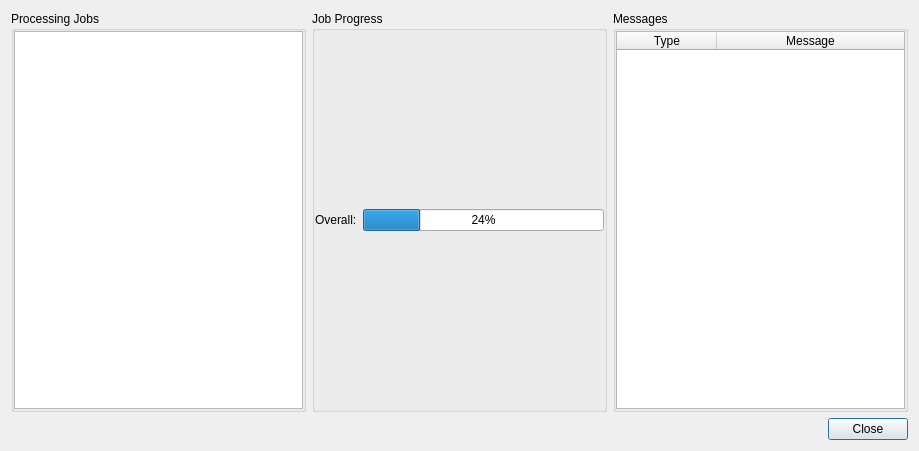
<?xml version="1.0" encoding="UTF-8"?>
<ui version="4.0">
 <class>ProgressWindow</class>
 <widget class="QDialog" name="ProgressWindow">
  <property name="geometry">
   <rect>
    <x>0</x>
    <y>0</y>
    <width>919</width>
    <height>451</height>
   </rect>
  </property>
  <property name="windowTitle">
   <string>Dialog</string>
  </property>
  <layout class="QVBoxLayout" name="verticalLayout">
   <item>
    <layout class="QHBoxLayout" name="horizontalLayout">
     <item>
      <widget class="QGroupBox" name="groupBox_2">
       <property name="title">
        <string>Processing Jobs</string>
       </property>
       <layout class="QHBoxLayout" name="horizontalLayout_2">
        <property name="leftMargin">
         <number>0</number>
        </property>
        <property name="topMargin">
         <number>0</number>
        </property>
        <property name="rightMargin">
         <number>0</number>
        </property>
        <property name="bottomMargin">
         <number>0</number>
        </property>
        <item>
         <widget class="QTreeView" name="treeView"/>
        </item>
       </layout>
      </widget>
     </item>
     <item>
      <widget class="QGroupBox" name="groupBox_3">
       <property name="title">
        <string>Job Progress</string>
       </property>
       <layout class="QVBoxLayout" name="verticalLayout_4">
        <property name="spacing">
         <number>3</number>
        </property>
        <property name="leftMargin">
         <number>0</number>
        </property>
        <property name="topMargin">
         <number>0</number>
        </property>
        <property name="rightMargin">
         <number>0</number>
        </property>
        <property name="bottomMargin">
         <number>0</number>
        </property>
        <item>
         <layout class="QVBoxLayout" name="verticalLayout_2">
          <item>
           <layout class="QHBoxLayout" name="horizontalLayout_3">
            <item>
             <widget class="QLabel" name="label">
              <property name="text">
               <string>Overall: </string>
              </property>
             </widget>
            </item>
            <item>
             <widget class="QProgressBar" name="progressBar">
              <property name="value">
               <number>24</number>
              </property>
             </widget>
            </item>
           </layout>
          </item>
         </layout>
        </item>
       </layout>
      </widget>
     </item>
     <item>
      <widget class="QGroupBox" name="groupBox">
       <property name="title">
        <string>Messages</string>
       </property>
       <layout class="QVBoxLayout" name="verticalLayout_3">
        <property name="leftMargin">
         <number>0</number>
        </property>
        <property name="topMargin">
         <number>0</number>
        </property>
        <property name="rightMargin">
         <number>0</number>
        </property>
        <property name="bottomMargin">
         <number>0</number>
        </property>
        <item>
         <widget class="QTableWidget" name="tableWidget">
          <property name="editTriggers">
           <set>QAbstractItemView::NoEditTriggers</set>
          </property>
          <attribute name="horizontalHeaderVisible">
           <bool>true</bool>
          </attribute>
          <attribute name="horizontalHeaderCascadingSectionResizes">
           <bool>false</bool>
          </attribute>
          <attribute name="horizontalHeaderStretchLastSection">
           <bool>true</bool>
          </attribute>
          <attribute name="verticalHeaderVisible">
           <bool>false</bool>
          </attribute>
          <column>
           <property name="text">
            <string>Type</string>
           </property>
          </column>
          <column>
           <property name="text">
            <string>Message</string>
           </property>
          </column>
         </widget>
        </item>
       </layout>
      </widget>
     </item>
    </layout>
   </item>
   <item>
    <widget class="QDialogButtonBox" name="buttonBox">
     <property name="orientation">
      <enum>Qt::Horizontal</enum>
     </property>
     <property name="standardButtons">
      <set>QDialogButtonBox::Close</set>
     </property>
    </widget>
   </item>
  </layout>
 </widget>
 <resources/>
 <connections>
  <connection>
   <sender>buttonBox</sender>
   <signal>accepted()</signal>
   <receiver>ProgressWindow</receiver>
   <slot>accept()</slot>
   <hints>
    <hint type="sourcelabel">
     <x>248</x>
     <y>254</y>
    </hint>
    <hint type="destinationlabel">
     <x>157</x>
     <y>274</y>
    </hint>
   </hints>
  </connection>
  <connection>
   <sender>buttonBox</sender>
   <signal>rejected()</signal>
   <receiver>ProgressWindow</receiver>
   <slot>reject()</slot>
   <hints>
    <hint type="sourcelabel">
     <x>316</x>
     <y>260</y>
    </hint>
    <hint type="destinationlabel">
     <x>286</x>
     <y>274</y>
    </hint>
   </hints>
  </connection>
 </connections>
</ui>
